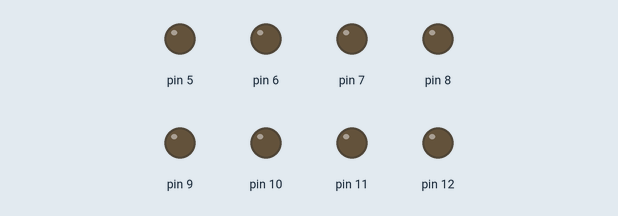
A sketch run on a simulated Arduino Uno, built with avr-gcc and run on an emulated ATmega328P. Shown: output pins drawn as LEDs (lit = HIGH).

Above: at 0.02 s.
At 0.72 s:
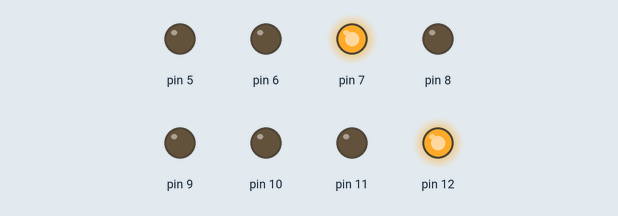
At 1.22 s:
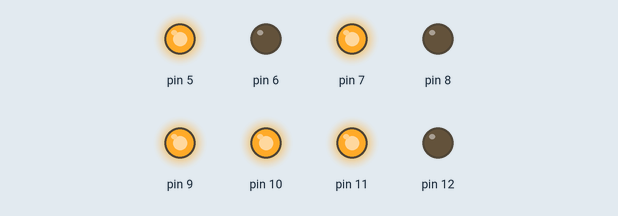
At 1.77 s:
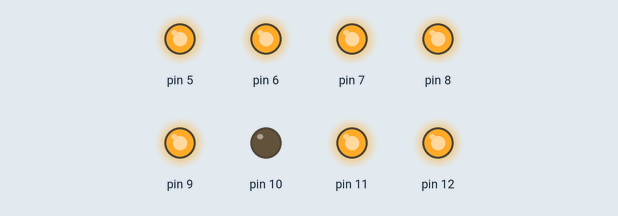
At 2.82 s:
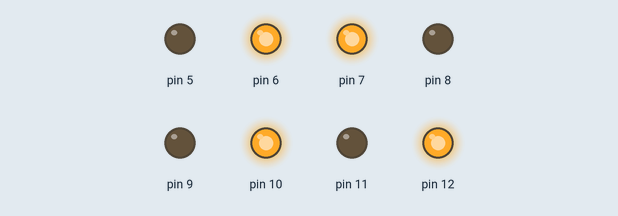
At 4.37 s:
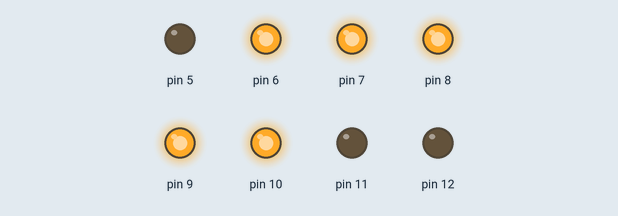
Timing chart, 0 to 4.7 s (numbered marks = the images above):
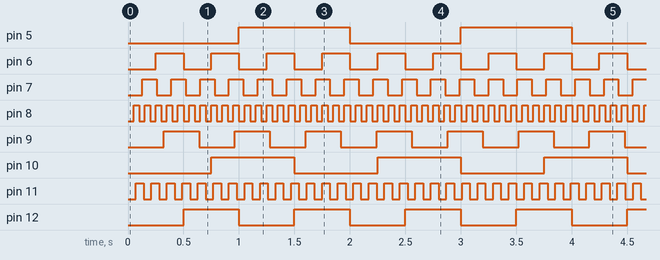

Measured:
- by itself, pin 5: alternates HIGH for 1.0 s and LOW for 1.0 s
- by itself, pin 6: alternates HIGH for 0.25 s and LOW for 0.25 s
- by itself, pin 7: alternates HIGH for 0.13 s and LOW for 0.13 s
- by itself, pin 8: alternates HIGH for 0.05 s and LOW for 0.05 s
- by itself, pin 9: alternates HIGH for 0.32 s and LOW for 0.32 s
- by itself, pin 10: alternates HIGH for 0.75 s and LOW for 0.75 s
- by itself, pin 11: alternates HIGH for 0.07 s and LOW for 0.07 s
- by itself, pin 12: alternates HIGH for 0.50 s and LOW for 0.50 s

The sketch:

HS05_Blink8_sans_astuce.ino
```cpp
unsigned long previousMillis[8]= {0};

const int interval[8] = {
  1000, 250, 130, 50,
  320, 750, 70, 500
};

int ledState[8] = { LOW };

void setup() {
  for(int i=5; i<=12; i++) {
    pinMode(i, OUTPUT);
  }
}

void loop() {
  unsigned long currentMillis = millis();
  for(int i=5; i<=12; i++) {
    if (currentMillis - previousMillis[i-5] >= interval[i-5]) {
      if(ledState[i-5]==LOW) {
        ledState[i-5]=HIGH;
      } else {
        ledState[i-5]=LOW;
      }
      digitalWrite(i, ledState[i-5]);
      previousMillis[i-5] = currentMillis;
    }
  }
}
```
